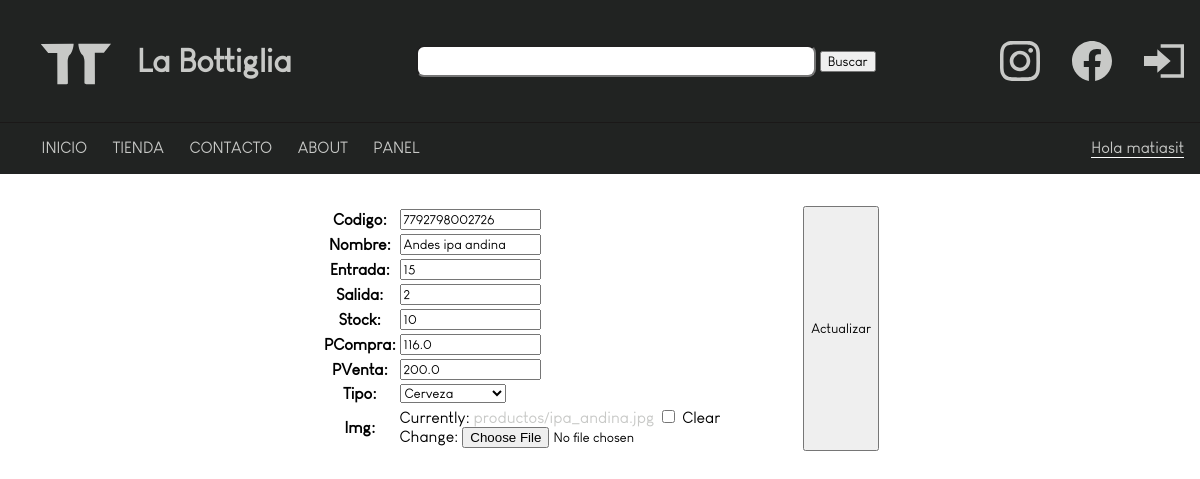
The page /panel/productos/editar/7 (signed in) on the database its author committed.
### database/models.py (models this page shows, shortened)
class bottigliaDb(models.Model):
    codigo = models.CharField(max_length = 50,unique=True)
    nombre = models.CharField(max_length = 50)
    entrada = models.IntegerField()
    salida = models.IntegerField()
    stock = models.IntegerField()
    pCompra = models.FloatField()
    pVenta = models.FloatField()
    TIPO_CHOICES = [
        ('VINOMALBEC' , 'Vino Malbec'),
        ('VINOBLANCO' , 'Vino Blanco'),
        ('VINOBLEND' , 'Vino Blend'),
        ('VINOCABERNET' , 'Vino Cavernet'),
        ('CHAMPANGNE' , 'Champagne'),
        ('RON' , 'Ron'),
        ('WHISKY' , 'Whisky'),
        ('APERITIVO' , 'Aperitivo'),
        ('GIN' , 'Gin'),
        ('CERVEZA' , 'Cerveza'),
        ('CRISTALERIA' , 'Cristaleria'),
        ('TEQUILA','Tequila'),
        ('VODKA' , 'Vodka'),
        ('GASEOSA' , 'Gaseosa'),
        ('JUGOS' , 'Jugos'),
        ('SNACKS' , 'Snacks'),
        ('OTRO' , 'Otro'),
    ]
    tipo = models.CharField(max_length = 15,
    choices=TIPO_CHOICES,
    default='OTRO',
    )
    img = models.ImageField(upload_to='productos',blank=True)

### database/views.py (the view)
# urls.py: path('panel/productos/editar/<pk>',staff_member_required(ProductosUpdate.as_view()),name='panel-productos-editar'),
class ProductosUpdate(UpdateView):
    model = bottigliaDb
    success_url = '/panel/productos/'
    fields = ['codigo','nombre','entrada','salida','stock','pCompra','pVenta','tipo','img']
    template_name ='panel_producto_editar.html'

### tiendaOnline/templates/panel_producto_editar.html (shortened to what this page needs)
{% extends 'base.html' %}
{% block contenido %}
<form method="post" enctype="multipart/form-data">
<div class="container">
<table>
    {{form.as_table}}
</table>
</form>
<input type="submit" value="Actualizar">
{% endblock contenido %}

### tiendaOnline/templates/base.html (shortened to what this page needs)
{% load static %}
<!DOCTYPE html>
<html lang="en">
<head>
    <link type='text/css' href='{% static "css/productos.css" %}' rel='stylesheet'/>
</head>
<body>
    <header>
        <div class="logo">
            <a href="{% url 'tienda-inicio' %}" class="bottiLogo">
</a>
<a href="{% url 'tienda-inicio' %}">
<h2>La Bottiglia</h2> </a>
        </div>
        <div class="search_bar">
            <form action="{% url 'tienda-busqueda' %}" method="get">
            <input type="text" name="search" id="search">
            <input type="submit" value="Buscar">
            </form>
        </div>
        <div class="redes">
            <a href='https://www.instagram.com/labottiglia.lr/' class="redesLogos">
            </a>
            <a href='https://www.facebook.com/LaBottiglialr' class="redesLogos">
            </a>
            {% if request.user.is_authenticated %}
            <a href="{% url 'auth-logout' %}" class="redesLogos">
                <svg xmlns="http://www.w3.org/2000/svg" viewBox="0 0 24 24"><path d="M8 9v-4l8 7-8 7v-4h-8v-6h8zm2-7v2h12v16h-12v2h14v-20h-14z"/></svg>
            </a>
            {% endif %}
        </div>
    </header>
    <div class="stickyBar"><a href="http://" class="stickyItems"></a>
        <a href="{% url 'tienda-inicio' %}" class="stickyItems">INICIO</a>
        <a href="{% url 'tienda-productos' %}" class="stickyItems">TIENDA</a>
        <a href="{% url 'tienda-contacto' %}" class="stickyItems">CONTACTO</a>
        <a href="{% url 'tienda-labottiglia' %}" class="stickyItems">ABOUT</a>
        {% if request.user.is_staff %}
        <div class="dropdown">
            <button class="dropbtn">PANEL</button>
        </div>
        {% endif %}
        {% if request.user.is_authenticated %}
        <a href="{% url 'auth-perfil' %}" class="saludo" style='border-bottom:1px solid white;'>Hola {{request.user.username}}</a>
        {% endif %}
    </div>
{% block contenido %}
{% endblock contenido %}
</body>
</html>

### tiendaOnline/static/css/productos.css (style rules this page uses)
body, html { margin: 0; padding: 0; width: 100%; height: 100%; box-sizing: border-box; }
* { box-sizing: inherit; font-family: 'GeorgeCafe'; }
header { display: flex; justify-content:space-between; align-items: center; width: 100%; background-color: #212322; padding: 1rem; }
a { text-decoration: none; color:#C8C9C7; }
.stickyBar { position:sticky; top: 0px; width: 100%; display: flex; justify-content: flex-start; gap:1.6rem; background-color: #212322; border-top:.1rem solid rgb(27, 24, 24); padding: 1rem; }
h2 { color:#C8C9C7; font-size: 2rem; }
.redes { display: flex; justify-content: center; align-items: center; gap: 2rem; }
.redesLogos { width: 2.5rem; height: 2.5rem; color: #C8C9C7; }
.search_bar { display: flex; justify-content: center; align-items: center; gap: .8rem; }
#search { height: 2rem; width: 25rem; border-radius: .5rem; }
.container { width: 100%; display: flex; justify-content: center; gap: 2.5rem; margin-top: 2rem; }
.logo { padding: 0; margin: 0; display: flex; gap: 1px; }
.bottiLogo { width: 7.5rem; height: 4.5rem; }
.dropbtn { background-color:#212322; color: #C8C9C7; padding: 1rem; font-size: 1rem; padding: 0; border: none; }
.dropdown { position: relative; display: inline-block; }
.saludo { margin-left: auto; }

### rows shown on the page
bottigliaDb: codigo "7792798002726", nombre "Andes ipa andina", entrada "15", salida "2", stock "10", pCompra "116.0", pVenta "200.0", tipo "Cerveza"

### other values the page prints
{{ request.user.username }} "matiasit"
